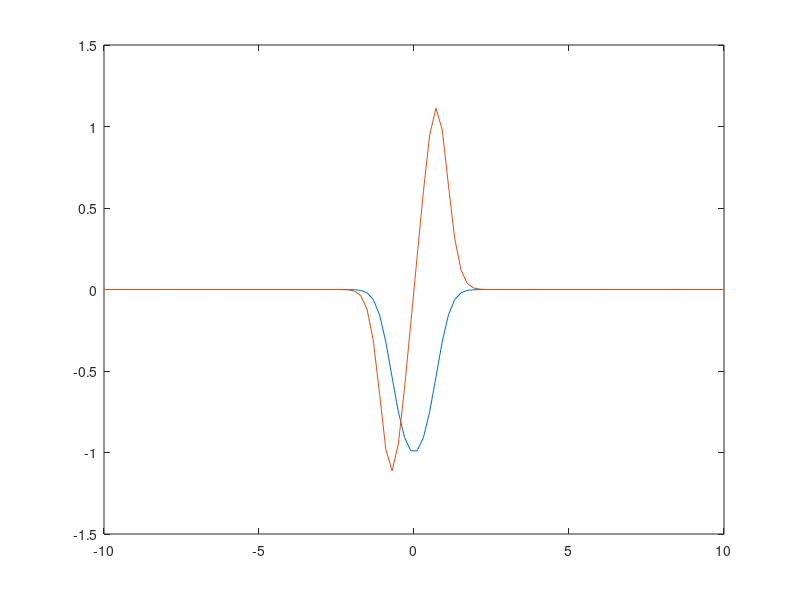

The MATLAB source for this figure:
clc; clear; close all;
% syms x;
% syms f(x);
% y = tanh(power(x, 2)) -1;
% dif = diff(f,x);
% disp(dif);
% plot(x,dif);

% f = 2*x*x^2;
% plot(x,f);

x = linspace(-10, 10);
y = 2.*x.*power(sech(power(x, 2)),2);
y1 = tanh(power(x, 2)) -1;
plot(x,y1,x,y);